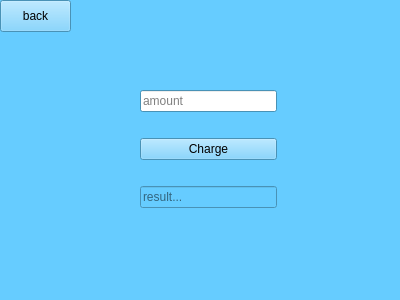
<?xml version="1.0" encoding="UTF-8"?>
<ui version="4.0">
 <class>Charge_acc_form</class>
 <widget class="QWidget" name="Charge_acc_form">
  <property name="geometry">
   <rect>
    <x>0</x>
    <y>0</y>
    <width>400</width>
    <height>300</height>
   </rect>
  </property>
  <property name="palette">
   <palette>
    <active>
     <colorrole role="WindowText">
      <brush brushstyle="SolidPattern">
       <color alpha="255">
        <red>0</red>
        <green>0</green>
        <blue>0</blue>
       </color>
      </brush>
     </colorrole>
     <colorrole role="Button">
      <brush brushstyle="SolidPattern">
       <color alpha="255">
        <red>102</red>
        <green>204</green>
        <blue>255</blue>
       </color>
      </brush>
     </colorrole>
     <colorrole role="Light">
      <brush brushstyle="SolidPattern">
       <color alpha="255">
        <red>230</red>
        <green>247</green>
        <blue>255</blue>
       </color>
      </brush>
     </colorrole>
     <colorrole role="Midlight">
      <brush brushstyle="SolidPattern">
       <color alpha="255">
        <red>166</red>
        <green>225</green>
        <blue>255</blue>
       </color>
      </brush>
     </colorrole>
     <colorrole role="Dark">
      <brush brushstyle="SolidPattern">
       <color alpha="255">
        <red>51</red>
        <green>102</green>
        <blue>127</blue>
       </color>
      </brush>
     </colorrole>
     <colorrole role="Mid">
      <brush brushstyle="SolidPattern">
       <color alpha="255">
        <red>68</red>
        <green>136</green>
        <blue>170</blue>
       </color>
      </brush>
     </colorrole>
     <colorrole role="Text">
      <brush brushstyle="SolidPattern">
       <color alpha="255">
        <red>0</red>
        <green>0</green>
        <blue>0</blue>
       </color>
      </brush>
     </colorrole>
     <colorrole role="BrightText">
      <brush brushstyle="SolidPattern">
       <color alpha="255">
        <red>255</red>
        <green>255</green>
        <blue>255</blue>
       </color>
      </brush>
     </colorrole>
     <colorrole role="ButtonText">
      <brush brushstyle="SolidPattern">
       <color alpha="255">
        <red>0</red>
        <green>0</green>
        <blue>0</blue>
       </color>
      </brush>
     </colorrole>
     <colorrole role="Base">
      <brush brushstyle="SolidPattern">
       <color alpha="255">
        <red>255</red>
        <green>255</green>
        <blue>255</blue>
       </color>
      </brush>
     </colorrole>
     <colorrole role="Window">
      <brush brushstyle="SolidPattern">
       <color alpha="255">
        <red>102</red>
        <green>204</green>
        <blue>255</blue>
       </color>
      </brush>
     </colorrole>
     <colorrole role="Shadow">
      <brush brushstyle="SolidPattern">
       <color alpha="255">
        <red>0</red>
        <green>0</green>
        <blue>0</blue>
       </color>
      </brush>
     </colorrole>
     <colorrole role="AlternateBase">
      <brush brushstyle="SolidPattern">
       <color alpha="255">
        <red>178</red>
        <green>229</green>
        <blue>255</blue>
       </color>
      </brush>
     </colorrole>
     <colorrole role="ToolTipBase">
      <brush brushstyle="SolidPattern">
       <color alpha="255">
        <red>255</red>
        <green>255</green>
        <blue>220</blue>
       </color>
      </brush>
     </colorrole>
     <colorrole role="ToolTipText">
      <brush brushstyle="SolidPattern">
       <color alpha="255">
        <red>0</red>
        <green>0</green>
        <blue>0</blue>
       </color>
      </brush>
     </colorrole>
    </active>
    <inactive>
     <colorrole role="WindowText">
      <brush brushstyle="SolidPattern">
       <color alpha="255">
        <red>0</red>
        <green>0</green>
        <blue>0</blue>
       </color>
      </brush>
     </colorrole>
     <colorrole role="Button">
      <brush brushstyle="SolidPattern">
       <color alpha="255">
        <red>102</red>
        <green>204</green>
        <blue>255</blue>
       </color>
      </brush>
     </colorrole>
     <colorrole role="Light">
      <brush brushstyle="SolidPattern">
       <color alpha="255">
        <red>230</red>
        <green>247</green>
        <blue>255</blue>
       </color>
      </brush>
     </colorrole>
     <colorrole role="Midlight">
      <brush brushstyle="SolidPattern">
       <color alpha="255">
        <red>166</red>
        <green>225</green>
        <blue>255</blue>
       </color>
      </brush>
     </colorrole>
     <colorrole role="Dark">
      <brush brushstyle="SolidPattern">
       <color alpha="255">
        <red>51</red>
        <green>102</green>
        <blue>127</blue>
       </color>
      </brush>
     </colorrole>
     <colorrole role="Mid">
      <brush brushstyle="SolidPattern">
       <color alpha="255">
        <red>68</red>
        <green>136</green>
        <blue>170</blue>
       </color>
      </brush>
     </colorrole>
     <colorrole role="Text">
      <brush brushstyle="SolidPattern">
       <color alpha="255">
        <red>0</red>
        <green>0</green>
        <blue>0</blue>
       </color>
      </brush>
     </colorrole>
     <colorrole role="BrightText">
      <brush brushstyle="SolidPattern">
       <color alpha="255">
        <red>255</red>
        <green>255</green>
        <blue>255</blue>
       </color>
      </brush>
     </colorrole>
     <colorrole role="ButtonText">
      <brush brushstyle="SolidPattern">
       <color alpha="255">
        <red>0</red>
        <green>0</green>
        <blue>0</blue>
       </color>
      </brush>
     </colorrole>
     <colorrole role="Base">
      <brush brushstyle="SolidPattern">
       <color alpha="255">
        <red>255</red>
        <green>255</green>
        <blue>255</blue>
       </color>
      </brush>
     </colorrole>
     <colorrole role="Window">
      <brush brushstyle="SolidPattern">
       <color alpha="255">
        <red>102</red>
        <green>204</green>
        <blue>255</blue>
       </color>
      </brush>
     </colorrole>
     <colorrole role="Shadow">
      <brush brushstyle="SolidPattern">
       <color alpha="255">
        <red>0</red>
        <green>0</green>
        <blue>0</blue>
       </color>
      </brush>
     </colorrole>
     <colorrole role="AlternateBase">
      <brush brushstyle="SolidPattern">
       <color alpha="255">
        <red>178</red>
        <green>229</green>
        <blue>255</blue>
       </color>
      </brush>
     </colorrole>
     <colorrole role="ToolTipBase">
      <brush brushstyle="SolidPattern">
       <color alpha="255">
        <red>255</red>
        <green>255</green>
        <blue>220</blue>
       </color>
      </brush>
     </colorrole>
     <colorrole role="ToolTipText">
      <brush brushstyle="SolidPattern">
       <color alpha="255">
        <red>0</red>
        <green>0</green>
        <blue>0</blue>
       </color>
      </brush>
     </colorrole>
    </inactive>
    <disabled>
     <colorrole role="WindowText">
      <brush brushstyle="SolidPattern">
       <color alpha="255">
        <red>51</red>
        <green>102</green>
        <blue>127</blue>
       </color>
      </brush>
     </colorrole>
     <colorrole role="Button">
      <brush brushstyle="SolidPattern">
       <color alpha="255">
        <red>102</red>
        <green>204</green>
        <blue>255</blue>
       </color>
      </brush>
     </colorrole>
     <colorrole role="Light">
      <brush brushstyle="SolidPattern">
       <color alpha="255">
        <red>230</red>
        <green>247</green>
        <blue>255</blue>
       </color>
      </brush>
     </colorrole>
     <colorrole role="Midlight">
      <brush brushstyle="SolidPattern">
       <color alpha="255">
        <red>166</red>
        <green>225</green>
        <blue>255</blue>
       </color>
      </brush>
     </colorrole>
     <colorrole role="Dark">
      <brush brushstyle="SolidPattern">
       <color alpha="255">
        <red>51</red>
        <green>102</green>
        <blue>127</blue>
       </color>
      </brush>
     </colorrole>
     <colorrole role="Mid">
      <brush brushstyle="SolidPattern">
       <color alpha="255">
        <red>68</red>
        <green>136</green>
        <blue>170</blue>
       </color>
      </brush>
     </colorrole>
     <colorrole role="Text">
      <brush brushstyle="SolidPattern">
       <color alpha="255">
        <red>51</red>
        <green>102</green>
        <blue>127</blue>
       </color>
      </brush>
     </colorrole>
     <colorrole role="BrightText">
      <brush brushstyle="SolidPattern">
       <color alpha="255">
        <red>255</red>
        <green>255</green>
        <blue>255</blue>
       </color>
      </brush>
     </colorrole>
     <colorrole role="ButtonText">
      <brush brushstyle="SolidPattern">
       <color alpha="255">
        <red>51</red>
        <green>102</green>
        <blue>127</blue>
       </color>
      </brush>
     </colorrole>
     <colorrole role="Base">
      <brush brushstyle="SolidPattern">
       <color alpha="255">
        <red>102</red>
        <green>204</green>
        <blue>255</blue>
       </color>
      </brush>
     </colorrole>
     <colorrole role="Window">
      <brush brushstyle="SolidPattern">
       <color alpha="255">
        <red>102</red>
        <green>204</green>
        <blue>255</blue>
       </color>
      </brush>
     </colorrole>
     <colorrole role="Shadow">
      <brush brushstyle="SolidPattern">
       <color alpha="255">
        <red>0</red>
        <green>0</green>
        <blue>0</blue>
       </color>
      </brush>
     </colorrole>
     <colorrole role="AlternateBase">
      <brush brushstyle="SolidPattern">
       <color alpha="255">
        <red>102</red>
        <green>204</green>
        <blue>255</blue>
       </color>
      </brush>
     </colorrole>
     <colorrole role="ToolTipBase">
      <brush brushstyle="SolidPattern">
       <color alpha="255">
        <red>255</red>
        <green>255</green>
        <blue>220</blue>
       </color>
      </brush>
     </colorrole>
     <colorrole role="ToolTipText">
      <brush brushstyle="SolidPattern">
       <color alpha="255">
        <red>0</red>
        <green>0</green>
        <blue>0</blue>
       </color>
      </brush>
     </colorrole>
    </disabled>
   </palette>
  </property>
  <property name="windowTitle">
   <string>Form</string>
  </property>
  <widget class="QPushButton" name="back_button">
   <property name="geometry">
    <rect>
     <x>0</x>
     <y>0</y>
     <width>71</width>
     <height>32</height>
    </rect>
   </property>
   <property name="text">
    <string>back</string>
   </property>
  </widget>
  <widget class="QWidget" name="">
   <property name="geometry">
    <rect>
     <x>140</x>
     <y>70</y>
     <width>137</width>
     <height>161</height>
    </rect>
   </property>
   <layout class="QVBoxLayout" name="verticalLayout">
    <item>
     <widget class="QLineEdit" name="amount_line">
      <property name="placeholderText">
       <string>amount</string>
      </property>
     </widget>
    </item>
    <item>
     <widget class="QPushButton" name="charge_button">
      <property name="text">
       <string>Charge</string>
      </property>
     </widget>
    </item>
    <item>
     <widget class="QLineEdit" name="result_line">
      <property name="enabled">
       <bool>false</bool>
      </property>
      <property name="placeholderText">
       <string>result...</string>
      </property>
     </widget>
    </item>
   </layout>
  </widget>
 </widget>
 <resources/>
 <connections/>
</ui>
